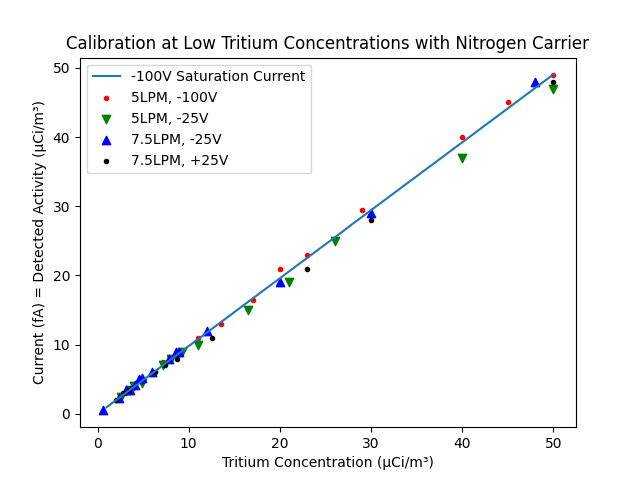
#> input picture data/experimental/figures/slide12_1L_N2_calibration.png, 640 x 480 px; its folder holds only this picture in this run
$ python digitise_slides.py
#> lines starting #> are read from the running program, lines starting #| are printed output that depends on the picture; after the words box and inside, x2 and y2 are one past the last pixel; in counts of white or black regions, pixels touching at a corner belong together
"""Digitise the experimental points from the figures in the TFG 2026 slides.

Source: N. J. Sovare, W. T. Shmayda, "Modelling the Performance of Process Monitors
from First Principles", 50th Tritium Focus Group, 19 Oct 2026. The figures in
figures/ are the raster images embedded in that deck, unmodified.

Only the experimental markers are extracted (no model or theory series). Markers are
found by colour. Circular markers are located by fitting a disc of the known marker
radius, which tolerates partial occlusion by lines, other markers and the axes;
other markers use the blob centroid. Every CSV row carries a quality flag:

    ok        marker fully or nearly fully visible
    occluded  less than 60 % of the marker visible; position less certain
    split     marker separated from touching same-colour markers
    clipped   marker cut by the plot frame

Run from anywhere:  python data/experimental/digitise_slides.py
Writes the CSVs next to this file and check overlays to figures/checks/.
"""

import csv
from pathlib import Path

import numpy as np
from PIL import Image, ImageDraw
from scipy import ndimage as ndi
from scipy.cluster.vq import kmeans2

HERE = Path(__file__).parent
FIG = HERE / "figures"
CHECKS = FIG / "checks"


# --------------------------------------------------------------------------- tools
def axis_map(p0, v0, p1, v1, log=False):
    """Pixel -> data map from two reference ticks."""
    if log:
        v0, v1 = np.log10(v0), np.log10(v1)
    k = (v1 - v0) / (p1 - p0)
    return lambda p: 10 ** (v0 + k * (p - p0)) if log else v0 + k * (p - p0)


def load(name):
    return np.asarray(Image.open(FIG / name).convert("RGB")).astype(int)


def colour_mask(im, rgb, tol, box, exclude=()):
    m = np.abs(im - np.array(rgb)).max(2) <= tol
    keep = np.zeros_like(m)
    x0, x1, y0, y1 = box
    keep[y0:y1, x0:x1] = True
    for ex0, ex1, ey0, ey1 in exclude:
        keep[ey0:ey1, ex0:ex1] = False
    return m & keep, keep


def blob_markers(im, rgb, tol, area, box, exclude=(), close=2, min_frac=0.2):
    """Non-circular markers (triangles, small dots): blob centroids.

    `close` bridges the gap left where a line is drawn over a marker. Blobs much
    larger than one marker are split by k-means with k = area / nominal area.
    """
    m, keep = colour_mask(im, rgb, tol, box, exclude)
    if close:
        m = ndi.binary_closing(m, np.ones((2 * close + 1,) * 2), border_value=0) & keep
    lab, n = ndi.label(m)
    out = []
    for i in range(1, n + 1):
        yy, xx = np.nonzero(lab == i)
        if len(xx) < min_frac * area:
            continue
        k = max(1, int(round(len(xx) / area)))
        if k == 1:
            q = "ok" if len(xx) >= 0.6 * area else "occluded"
            out.append((xx.mean(), yy.mean(), q))
        else:
            c, _ = kmeans2(np.c_[xx, yy].astype(float), k, seed=1, minit="++")
            out += [(cx, cy, "split") for cx, cy in c]
    return out


# [62 lines left out: functions fit_disc, disc_markers, not called in this run]


def overlay(name, pts, r=4):
    img = Image.open(FIG / name).convert("RGB")
    d = ImageDraw.Draw(img)
    for cx, cy, q in pts:
        col = (255, 0, 255) if q == "ok" else (255, 140, 0)
        d.ellipse([cx - r, cy - r, cx + r, cy + r], outline=col)
        d.point((cx, cy), fill=(0, 0, 0))
    CHECKS.mkdir(exist_ok=True)
    img.resize((img.width * 2, img.height * 2), Image.NEAREST).save(CHECKS / name)


def write(fname, header, rows):
    with open(HERE / fname, "w", newline="") as f:
        w = csv.writer(f)
        w.writerow(header)
        for row in rows:
            w.writerow([f"{v:.4g}" if isinstance(v, float) else v for v in row])
    print(f"{fname}: {len(rows)} points")


# ------------------------------------------------------------------------ figures
def calibration_1L_N2(name, out, yname):
    """Slides 12 and 20: 1 L monitor, N2 carrier, 0-50 uCi/m3, linear axes."""
    im = load(name)
    fx, fy = axis_map(98, 0, 553, 50), axis_map(414, 0, 68, 50)
    box, legend = (82, 575, 60, 426), [(84, 315, 62, 178)]
    series = [  # (flow LPM, bias V, colour, nominal marker area px)
        (5.0, -100, (255, 0, 0), 21), (5.0, -25, (0, 128, 0), 49),
        (7.5, -25, (0, 0, 255), 49), (7.5, +25, (0, 0, 0), 21)]
    rows, allpts = [], []
    for flow, bias, rgb, area in series:
        pts = blob_markers(im, rgb, 60 if rgb != (0, 128, 0) else 50, area, box, legend)
        allpts += pts
        rows += [(flow, bias, float(fx(cx)), float(fy(cy)), q) for cx, cy, q in pts]
    rows.sort(key=lambda r: (r[0], r[1], r[2]))
    overlay(name, allpts)
    write(out, ["flow_LPM", "bias_V", "concentration_uCi_m3", yname, "quality"], rows)


# [71 lines left out: functions voltage_dependence, pressure_dependence_Ar, wire_cage_pressures, wire_cage_Ar, not called in this run]


if __name__ == "__main__":
    calibration_1L_N2("slide12_1L_N2_calibration.png", "calibration_1L_N2_slide12.csv",
                      "current_fA")
#> the loop in calibration_1L_N2, `for flow, bias, rgb, area in series:` made 4 passes
#> n in blob_markers on passes 1 to 4: 10, 17, 9, 9
#> pass 1, in colour_mask, `m = np.abs(im - np.array(rgb)).max(2) <= tol`:
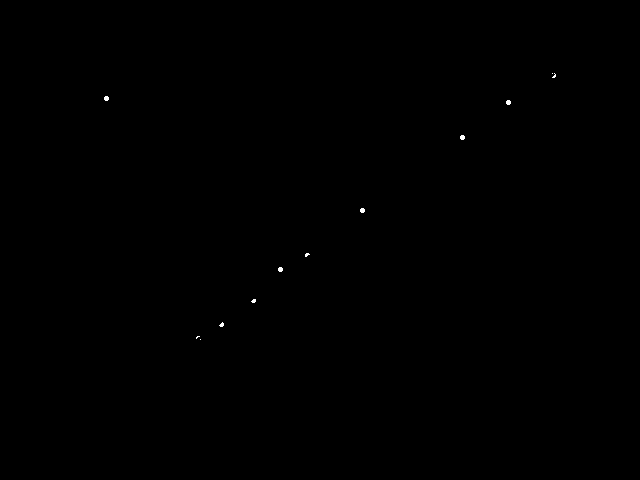
#> m: shape (480, 640) bool; 0.05% white; 12 white regions (7 under 20 px), largest, box (x1, y1, x2, y2) and area: (104, 96, 109, 101) 21, (506, 100, 511, 105) 21, (460, 135, 465, 140) 21, (360, 208, 365, 213) 21, (278, 267, 283, 272) 21
#> pass 1, in blob_markers, `m, keep = colour_mask(im, rgb, tol, box, exclude)`:
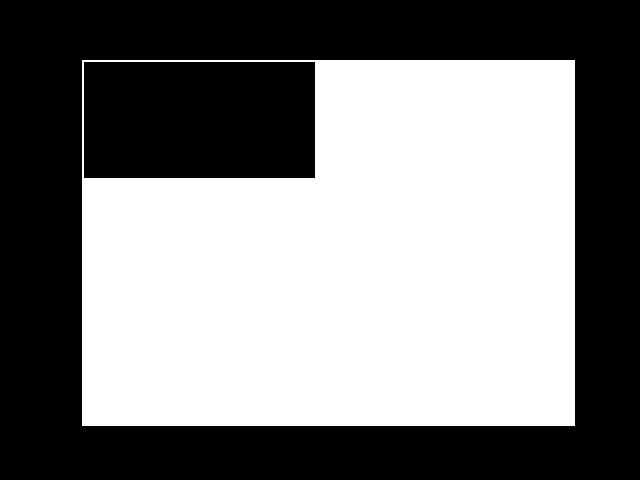
#> keep: shape (480, 640) bool; 50% white; 2 black regions, box (x1, y1, x2, y2) and area: (0, 0, 640, 480) 126762, (84, 62, 315, 178) 26796
#> after the loop in calibration_1L_N2, `for flow, bias, rgb, area in series:`: allpts = 41 items, first 6: (553.3, 75, 'ok'), (508, 102, 'ok'), (462, 137, 'ok'), (362, 210, 'ok'), (306.5, 254.3, 'ok'), (280, 269, 'ok'); rows = 41 items, first 6: (5, -100, 50.04, 48.99, 'ok'), (5, -100, 45.05, 45.09, 'ok'), (5, -100, 40, 40.03, 'ok'), (5, -100, 29.01, 29.48, 'ok'), (5, -100, 22.92, 23.08, 'ok'), (5, -100, 20, 20.95, 'ok')
#> the loop in overlay, `for cx, cy, q in pts:` made 41 passes
#> (cx, cy, q, col) on passes 1 to 12: (553.3, 75, 'ok', (255, 0, 255)), (508, 102, 'ok', (255, 0, 255)), (462, 137, 'ok', (255, 0, 255)), (362, 210, 'ok', (255, 0, 255)), (306.5, 254.3, 'ok', (255, 0, 255)), (280, 269, 'ok', (255, 0, 255)), (253.3, 300.5, 'ok', (255, 0, 255)), (221.4, 324.4, 'ok', (255, 0, 255)), (197.6, 337.1, 'occluded', (255, 140, 0)), (553, 87.78, 'ok', (255, 0, 255)), (462, 156.8, 'ok', (255, 0, 255)), (335.3, 239.9, 'ok', (255, 0, 255))
#> in overlay, `img.resize((img.width * 2, img.height * 2), Image.NEAREST).save(CHECKS..`:
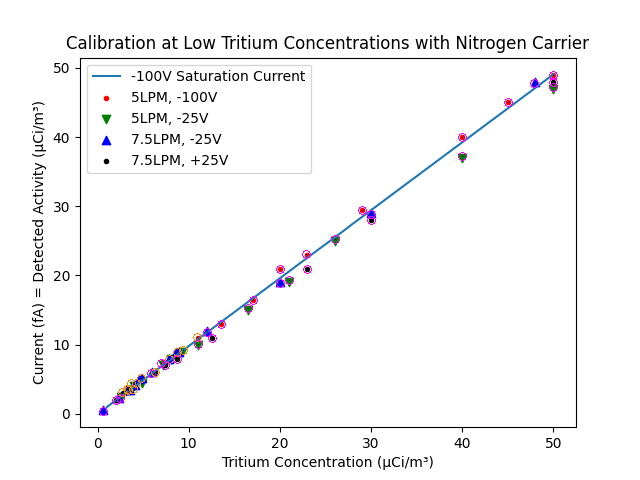
#> saved as slide12_1L_N2_calibration.png: PIL image 1280x960 RGB (shown at 1/2 size); mean R, G, B 247.3, 247, 247.8
#> the loop in write, `for row in rows:` made 41 passes
#> row on passes 1 to 12: (5, -100, 10.95, 11.11, 'occluded'), (5, -100, 13.56, 12.95, 'ok'), (5, -100, 17.07, 16.4, 'ok'), (5, -100, 20, 20.95, 'ok'), (5, -100, 22.92, 23.08, 'ok'), (5, -100, 29.01, 29.48, 'ok'), (5, -100, 40, 40.03, 'ok'), (5, -100, 45.05, 45.09, 'ok'), (5, -100, 50.04, 48.99, 'ok'), (5, -25, 3.64, 4.44, 'occluded'), (5, -25, 7.02, 7.25, 'ok'), (5, -25, 9.39, 9.22, 'occluded')
#| calibration_1L_N2_slide12.csv: 41 points
    calibration_1L_N2("slide20_1L_N2_calibration_model.png", "calibration_1L_N2_slide20.csv",
                      "indicated_activity_uCi_m3")
#> (the run stopped early here; a loop or call above may not have finished)
